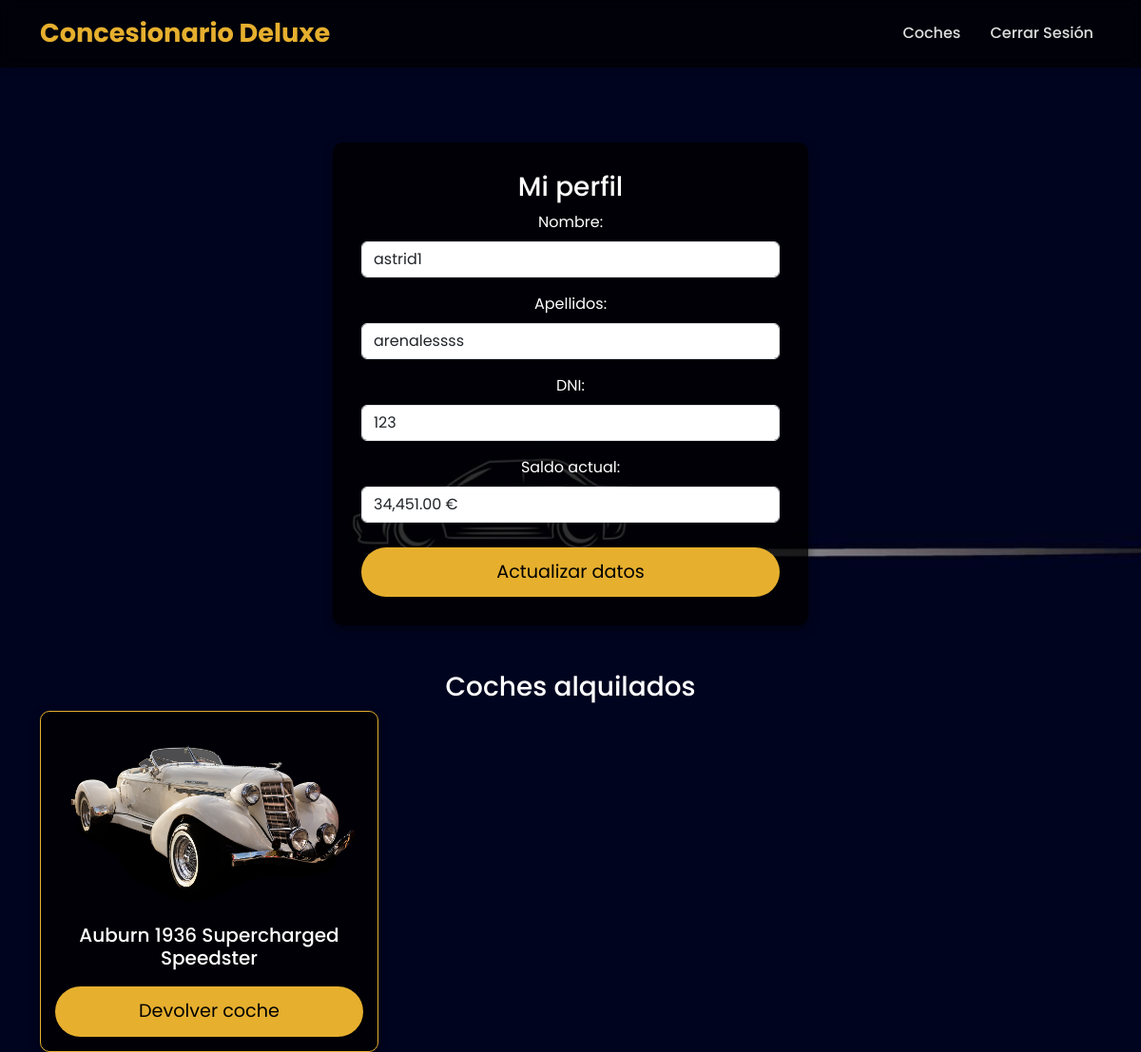
The app's page /perfil.php (signed in) with its own data.
### tables this page shows
CREATE TABLE `usuarios` (
  `id_usuario` int(10) UNSIGNED NOT NULL,
  `password` varchar(100) DEFAULT NULL,
  `nombre` varchar(50) DEFAULT NULL,
  `apellidos` varchar(50) DEFAULT NULL,
  `dni` varchar(9) DEFAULT NULL,
  `saldo` float DEFAULT NULL,
  `tipo_usuario` enum('comprador','vendedor','admin') NOT NULL DEFAULT 'comprador'
);

CREATE TABLE `alquileres` (
  `id_alquiler` int(10) UNSIGNED NOT NULL,
  `id_usuario` int(10) UNSIGNED DEFAULT NULL,
  `id_coche` int(10) UNSIGNED DEFAULT NULL,
  `prestado` datetime DEFAULT NULL,
  `devuelto` datetime DEFAULT NULL
);

CREATE TABLE `coches` (
  `id_coche` int(10) UNSIGNED NOT NULL,
  `modelo` varchar(50) DEFAULT NULL,
  `marca` varchar(50) DEFAULT NULL,
  `color` varchar(50) DEFAULT NULL,
  `precio` float DEFAULT NULL,
  `alquilado` tinyint(1) DEFAULT NULL,
  `foto` varchar(300) DEFAULT NULL,
  `id_vendedor` int(10) UNSIGNED DEFAULT NULL
);

### perfil.php (the view, shortened to what this page needs)
<?php
require 'src/php/db.php';
$id_usuario = $_SESSION['usuario_id'];
$sql_usuario = "SELECT nombre, apellidos, dni, saldo FROM usuarios WHERE id_usuario = '$id_usuario'";
$result_usuario = mysqli_query($conn, $sql_usuario);
$usuario = mysqli_fetch_assoc($result_usuario);
$sql_alquileres = "SELECT alquileres.id_alquiler, coches.id_coche, coches.modelo, coches.marca, coches.foto, alquileres.prestado, alquileres.devuelto
                   FROM alquileres
                   JOIN coches ON alquileres.id_coche = coches.id_coche
                   WHERE alquileres.id_usuario = '$id_usuario' AND alquileres.devuelto IS NULL";
$result_alquileres = mysqli_query($conn, $sql_alquileres);
$alquileres = [];
if (mysqli_num_rows($result_alquileres) > 0) {
    while ($row = mysqli_fetch_assoc($result_alquileres)) {
        $alquileres[] = $row;
    }
}
?>
<!DOCTYPE html>
<html lang="es">
<head>
    <link href="https://cdn.jsdelivr.net/npm/bootstrap@5.3.0/dist/css/bootstrap.min.css" rel="stylesheet">
    <link rel="stylesheet" href="src/css/general.css">
</head>
<body>
    <nav class="navbar navbar-expand-lg navbar-dark">
        <div class="container">
            <a class="navbar-brand" href="index.php">Concesionario Deluxe</a>
            <div class="collapse navbar-collapse justify-content-end" id="navbarNav">
                <ul class="navbar-nav">
                    <li class="nav-item">
                        <a class="nav-link" href="coches/index.php">Coches</a>
                    </li>
                    <li class="nav-item">
                        <a class="nav-link text-danger" href="src/php/cerrar_sesion.php">Cerrar Sesión</a>
                    </li>
                </ul>
            </div>
        </div>
    </nav>
    <div class="container container-center">
        <div class="profile-box">
            <h3>Mi perfil</h3>
            <form action="usuarios/modificar.php" method="POST">
                <div class="mb-3">
                    <label class="form-label">Nombre:</label>
                    <input type="text" name="nombre" class="form-control" value="<?php echo $usuario['nombre']; ?>" required>
                </div>
                <div class="mb-3">
                    <label class="form-label">Apellidos:</label>
                    <input type="text" name="apellidos" class="form-control" value="<?php echo $usuario['apellidos']; ?>" required>
                </div>
                <div class="mb-3">
                    <label class="form-label">DNI:</label>
                    <input type="text" class="form-control" value="<?php echo $usuario['dni']; ?>" readonly>
                </div>
                <div class="mb-3">
                    <label class="form-label">Saldo actual:</label>
                    <input type="text" class="form-control" value="<?php echo number_format($usuario['saldo'], 2); ?> €" readonly>
                </div>
                <button type="submit" class="btn btn-custom">Actualizar datos</button>
            </form>
        </div>
        <h3 class="mt-5">Coches alquilados</h3>
        <div class="row">
            <?php foreach ($alquileres as $alquiler): ?>
                <div class="col-md-4">
                    <div class="card">
                        <img src="<?php echo $alquiler['foto']; ?>" alt="Foto del coche">
                        <h5 class="mt-2"><?php echo htmlspecialchars($alquiler['marca']) . " " . htmlspecialchars($alquiler['modelo']); ?></h5>
                        <form action="perfil.php" method="POST">
                            <button type="submit" name="devolver_coche" class="btn btn-danger btn-custom">Devolver coche</button>
                        </form>
                    </div>
                </div>
            <?php endforeach; ?>
        </div>
    </div>
</body>
</html>

### src/css/general.css (style rules this page uses)
body { background-color: #f8f9fa; font-family: 'Poppins', sans-serif; }
nav { background: rgba(255, 255, 255, 0.9); box-shadow: 0 4px 6px rgba(0, 0, 0, 0.1); }
.navbar-nav { display: flex; flex-direction: row; align-items: center; }
.nav-item { margin-left: 15px; }
.nav-link { font-weight: 500; font-size: 1.1rem; color: #333; transition: color 0.3s ease; }

### perfil.php (style rules this page uses)
body { font-family: 'Poppins', sans-serif; background: url('src/img/fondo.jpg') no-repeat center center fixed; background-size: cover; color: white; }
.navbar { position: fixed; width: 100%; top: 0; z-index: 1000; background: rgba(0, 0, 0, 0.7); backdrop-filter: blur(8px); padding: 10px 0; }
.navbar-brand { color: #E6AF2E !important; font-size: 1.7rem; font-weight: bold; }
.nav-link { color: #ddd !important; font-size: 1rem; transition: 0.3s; }
.container-center { margin-top: 150px; text-align: center; }
.profile-box { background: rgba(0, 0, 0, 0.8); padding: 30px; border-radius: 10px; box-shadow: 0px 4px 10px rgba(0, 0, 0, 0.5); width: 100%; max-width: 500px; margin: auto; }
.btn-custom { width: 100%; background: #E6AF2E; border: none; padding: 12px; font-size: 1.2rem; color: black; border-radius: 30px; transition: 0.3s; margin-top: 10px; }
.card { background: rgba(0, 0, 0, 0.8); color: white; border: 1px solid #E6AF2E; border-radius: 10px; padding: 15px; box-shadow: 0px 4px 10px rgba(0, 0, 0, 0.5); }
.card img { border-radius: 10px; height: 200px; object-fit: cover; width: 100%; }

### records on screen
usuarios: nombre "astrid1", apellidos "arenalessss", dni "123", saldo "34,451.00 €"
alquileres: id_coche.foto (picture), id_coche.marca "Auburn", id_coche.modelo "1936 Supercharged Speedster"
